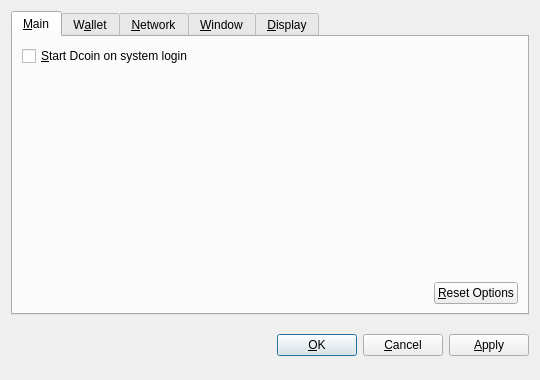
<?xml version="1.0" encoding="UTF-8"?>
<ui version="4.0">
 <class>OptionsDialog</class>
 <widget class="QDialog" name="OptionsDialog">
  <property name="geometry">
   <rect>
    <x>0</x>
    <y>0</y>
    <width>540</width>
    <height>380</height>
   </rect>
  </property>
  <property name="windowTitle">
   <string>Options</string>
  </property>
  <property name="modal">
   <bool>true</bool>
  </property>
  <layout class="QVBoxLayout" name="verticalLayout">
   <item>
    <widget class="QTabWidget" name="tabWidget">
     <property name="tabPosition">
      <enum>QTabWidget::North</enum>
     </property>
     <property name="currentIndex">
      <number>0</number>
     </property>
     <widget class="QWidget" name="tabMain">
      <attribute name="title">
       <string>&amp;Main</string>
      </attribute>
      <layout class="QVBoxLayout" name="verticalLayout_Main">
       <item>
        <widget class="QCheckBox" name="bitcoinAtStartup">
         <property name="toolTip">
          <string>Automatically start Dcoin after logging in to the system.</string>
         </property>
         <property name="text">
          <string>&amp;Start Dcoin on system login</string>
         </property>
        </widget>
       </item>
       <item>
        <spacer name="verticalSpacer_Main">
         <property name="orientation">
          <enum>Qt::Vertical</enum>
         </property>
         <property name="sizeHint" stdset="0">
          <size>
           <width>20</width>
           <height>40</height>
          </size>
         </property>
        </spacer>
       </item>
       <item>
        <layout class="QHBoxLayout" name="horizontalLayout_2_Main">
         <item>
          <spacer name="horizontalSpacer_2_Main">
           <property name="orientation">
            <enum>Qt::Horizontal</enum>
           </property>
           <property name="sizeHint" stdset="0">
            <size>
             <width>40</width>
             <height>20</height>
            </size>
           </property>
          </spacer>
         </item>
         <item>
          <widget class="QPushButton" name="resetButton">
           <property name="toolTip">
            <string>Reset all client options to default.</string>
           </property>
           <property name="text">
            <string>&amp;Reset Options</string>
           </property>
           <property name="autoDefault">
            <bool>false</bool>
           </property>
          </widget>
         </item>
        </layout>
       </item>
      </layout>
     </widget>
     <widget class="QWidget" name="tabWallet">
      <attribute name="title">
       <string>W&amp;allet</string>
      </attribute>
      <layout class="QVBoxLayout" name="verticalLayout_Network">
       <item>
        <widget class="QLabel" name="transactionFeeInfoLabel">
         <property name="text">
          <string>Optional transaction fee per kB that helps make sure your transactions are processed quickly. Most transactions are 1 kB.</string>
         </property>
         <property name="textFormat">
          <enum>Qt::PlainText</enum>
         </property>
         <property name="wordWrap">
          <bool>true</bool>
         </property>
        </widget>
       </item>
       <item>
        <layout class="QHBoxLayout" name="horizontalLayout_1_Main">
         <item>
          <widget class="QLabel" name="transactionFeeLabel">
           <property name="text">
            <string>Pay transaction &amp;fee</string>
           </property>
           <property name="textFormat">
            <enum>Qt::PlainText</enum>
           </property>
           <property name="buddy">
            <cstring>transactionFee</cstring>
           </property>
          </widget>
         </item>
         <item>
          <widget class="BitcoinAmountField" name="transactionFee"/>
         </item>
         <item>
          <spacer name="horizontalSpacer_1_Main">
           <property name="orientation">
            <enum>Qt::Horizontal</enum>
           </property>
           <property name="sizeHint" stdset="0">
            <size>
             <width>40</width>
             <height>20</height>
            </size>
           </property>
          </spacer>
         </item>
        </layout>
       </item>
       <item>
        <widget class="QLabel" name="label">
         <property name="text">
          <string>If you disable the spending of unconfirmed change, the change from a transaction cannot be used until that transaction has at least one confirmation. This also affects how your balance is computed.</string>
         </property>
         <property name="wordWrap">
          <bool>true</bool>
         </property>
        </widget>
       </item>
       <item>
        <widget class="QCheckBox" name="spendZeroConfChange">
         <property name="text">
          <string>Spend unconfirmed change  (experts only)</string>
         </property>
        </widget>
       </item>
       <item>
        <spacer name="verticalSpacer">
         <property name="orientation">
          <enum>Qt::Vertical</enum>
         </property>
         <property name="sizeHint" stdset="0">
          <size>
           <width>20</width>
           <height>40</height>
          </size>
         </property>
        </spacer>
       </item>
      </layout>
     </widget>
     <widget class="QWidget" name="tabNetwork">
      <attribute name="title">
       <string>&amp;Network</string>
      </attribute>
      <layout class="QVBoxLayout" name="verticalLayout_Network">
       <item>
        <widget class="QCheckBox" name="mapPortUpnp">
         <property name="toolTip">
          <string>Automatically open the Dcoin client port on the router. This only works when your router supports UPnP and it is enabled.</string>
         </property>
         <property name="text">
          <string>Map port using &amp;UPnP</string>
         </property>
        </widget>
       </item>
       <item>
        <widget class="QCheckBox" name="connectSocks">
         <property name="toolTip">
          <string>Connect to the Dcoin network through a SOCKS proxy (e.g. when connecting through Tor).</string>
         </property>
         <property name="text">
          <string>&amp;Connect through SOCKS proxy:</string>
         </property>
        </widget>
       </item>
       <item>
        <layout class="QHBoxLayout" name="horizontalLayout_Network">
         <item>
          <widget class="QLabel" name="proxyIpLabel">
           <property name="text">
            <string>Proxy &amp;IP:</string>
           </property>
           <property name="textFormat">
            <enum>Qt::PlainText</enum>
           </property>
           <property name="buddy">
            <cstring>proxyIp</cstring>
           </property>
          </widget>
         </item>
         <item>
          <widget class="QValidatedLineEdit" name="proxyIp">
           <property name="maximumSize">
            <size>
             <width>140</width>
             <height>16777215</height>
            </size>
           </property>
           <property name="toolTip">
            <string>IP address of the proxy (e.g. 127.0.0.1)</string>
           </property>
          </widget>
         </item>
         <item>
          <widget class="QLabel" name="proxyPortLabel">
           <property name="text">
            <string>&amp;Port:</string>
           </property>
           <property name="textFormat">
            <enum>Qt::PlainText</enum>
           </property>
           <property name="buddy">
            <cstring>proxyPort</cstring>
           </property>
          </widget>
         </item>
         <item>
          <widget class="QLineEdit" name="proxyPort">
           <property name="maximumSize">
            <size>
             <width>55</width>
             <height>16777215</height>
            </size>
           </property>
           <property name="toolTip">
            <string>Port of the proxy (e.g. 9050)</string>
           </property>
          </widget>
         </item>
         <item>
          <widget class="QLabel" name="socksVersionLabel">
           <property name="text">
            <string>SOCKS &amp;Version:</string>
           </property>
           <property name="textFormat">
            <enum>Qt::PlainText</enum>
           </property>
           <property name="buddy">
            <cstring>socksVersion</cstring>
           </property>
          </widget>
         </item>
         <item>
          <widget class="QValueComboBox" name="socksVersion">
           <property name="toolTip">
            <string>SOCKS version of the proxy (e.g. 5)</string>
           </property>
          </widget>
         </item>
         <item>
          <spacer name="horizontalSpacer_Network">
           <property name="orientation">
            <enum>Qt::Horizontal</enum>
           </property>
           <property name="sizeHint" stdset="0">
            <size>
             <width>40</width>
             <height>20</height>
            </size>
           </property>
          </spacer>
         </item>
        </layout>
       </item>
       <item>
        <spacer name="verticalSpacer_Network">
         <property name="orientation">
          <enum>Qt::Vertical</enum>
         </property>
         <property name="sizeHint" stdset="0">
          <size>
           <width>20</width>
           <height>40</height>
          </size>
         </property>
        </spacer>
       </item>
      </layout>
     </widget>
     <widget class="QWidget" name="tabWindow">
      <attribute name="title">
       <string>&amp;Window</string>
      </attribute>
      <layout class="QVBoxLayout" name="verticalLayout_Window">
       <item>
        <widget class="QCheckBox" name="minimizeToTray">
         <property name="toolTip">
          <string>Show only a tray icon after minimizing the window.</string>
         </property>
         <property name="text">
          <string>&amp;Minimize to the tray instead of the taskbar</string>
         </property>
        </widget>
       </item>
       <item>
        <widget class="QCheckBox" name="minimizeOnClose">
         <property name="toolTip">
          <string>Minimize instead of exit the application when the window is closed. When this option is enabled, the application will be closed only after selecting Quit in the menu.</string>
         </property>
         <property name="text">
          <string>M&amp;inimize on close</string>
         </property>
        </widget>
       </item>
       <item>
        <spacer name="verticalSpacer_Window">
         <property name="orientation">
          <enum>Qt::Vertical</enum>
         </property>
         <property name="sizeHint" stdset="0">
          <size>
           <width>20</width>
           <height>40</height>
          </size>
         </property>
        </spacer>
       </item>
      </layout>
     </widget>
     <widget class="QWidget" name="tabDisplay">
      <attribute name="title">
       <string>&amp;Display</string>
      </attribute>
      <layout class="QVBoxLayout" name="verticalLayout_Display">
       <item>
        <layout class="QHBoxLayout" name="horizontalLayout_1_Display">
         <item>
          <widget class="QLabel" name="langLabel">
           <property name="text">
            <string>User Interface &amp;language:</string>
           </property>
           <property name="textFormat">
            <enum>Qt::PlainText</enum>
           </property>
           <property name="buddy">
            <cstring>lang</cstring>
           </property>
          </widget>
         </item>
         <item>
          <widget class="QValueComboBox" name="lang">
           <property name="toolTip">
            <string>The user interface language can be set here. This setting will take effect after restarting Dcoin.</string>
           </property>
          </widget>
         </item>
        </layout>
       </item>
       <item>
        <layout class="QHBoxLayout" name="horizontalLayout_2_Display">
         <item>
          <widget class="QLabel" name="unitLabel">
           <property name="text">
            <string>&amp;Unit to show amounts in:</string>
           </property>
           <property name="textFormat">
            <enum>Qt::PlainText</enum>
           </property>
           <property name="buddy">
            <cstring>unit</cstring>
           </property>
          </widget>
         </item>
         <item>
          <widget class="QValueComboBox" name="unit">
           <property name="toolTip">
            <string>Choose the default subdivision unit to show in the interface and when sending coins.</string>
           </property>
          </widget>
         </item>
        </layout>
       </item>
       <item>
        <widget class="QCheckBox" name="displayAddresses">
         <property name="toolTip">
          <string>Whether to show Dcoin addresses in the transaction list or not.</string>
         </property>
         <property name="text">
          <string>&amp;Display addresses in transaction list</string>
         </property>
        </widget>
       </item>
       <item>
        <widget class="QCheckBox" name="coinControlFeatures">
         <property name="toolTip">
          <string>Whether to show coin control features or not.</string>
         </property>
         <property name="text">
          <string>Display coin &amp;control features (experts only!)</string>
         </property>
        </widget>
       </item>
       <item>
        <spacer name="verticalSpacer_Display">
         <property name="orientation">
          <enum>Qt::Vertical</enum>
         </property>
         <property name="sizeHint" stdset="0">
          <size>
           <width>20</width>
           <height>40</height>
          </size>
         </property>
        </spacer>
       </item>
      </layout>
     </widget>
    </widget>
   </item>
   <item>
    <layout class="QHBoxLayout" name="horizontalLayout_Buttons">
     <item>
      <spacer name="horizontalSpacer_1">
       <property name="orientation">
        <enum>Qt::Horizontal</enum>
       </property>
       <property name="sizeHint" stdset="0">
        <size>
         <width>40</width>
         <height>48</height>
        </size>
       </property>
      </spacer>
     </item>
     <item>
      <widget class="QLabel" name="statusLabel">
       <property name="font">
        <font>
         <weight>75</weight>
         <bold>true</bold>
        </font>
       </property>
       <property name="text">
        <string/>
       </property>
       <property name="textFormat">
        <enum>Qt::PlainText</enum>
       </property>
       <property name="wordWrap">
        <bool>true</bool>
       </property>
      </widget>
     </item>
     <item>
      <spacer name="horizontalSpacer_2">
       <property name="orientation">
        <enum>Qt::Horizontal</enum>
       </property>
       <property name="sizeHint" stdset="0">
        <size>
         <width>40</width>
         <height>48</height>
        </size>
       </property>
      </spacer>
     </item>
     <item>
      <widget class="QPushButton" name="okButton">
       <property name="text">
        <string>&amp;OK</string>
       </property>
      </widget>
     </item>
     <item>
      <widget class="QPushButton" name="cancelButton">
       <property name="text">
        <string>&amp;Cancel</string>
       </property>
       <property name="autoDefault">
        <bool>false</bool>
       </property>
      </widget>
     </item>
     <item>
      <widget class="QPushButton" name="applyButton">
       <property name="text">
        <string>&amp;Apply</string>
       </property>
       <property name="autoDefault">
        <bool>false</bool>
       </property>
      </widget>
     </item>
    </layout>
   </item>
  </layout>
 </widget>
 <customwidgets>
  <customwidget>
   <class>BitcoinAmountField</class>
   <extends>QSpinBox</extends>
   <header>bitcoinamountfield.h</header>
  </customwidget>
  <customwidget>
   <class>QValueComboBox</class>
   <extends>QComboBox</extends>
   <header>qvaluecombobox.h</header>
  </customwidget>
  <customwidget>
   <class>QValidatedLineEdit</class>
   <extends>QLineEdit</extends>
   <header>qvalidatedlineedit.h</header>
  </customwidget>
 </customwidgets>
 <resources/>
 <connections/>
</ui>
